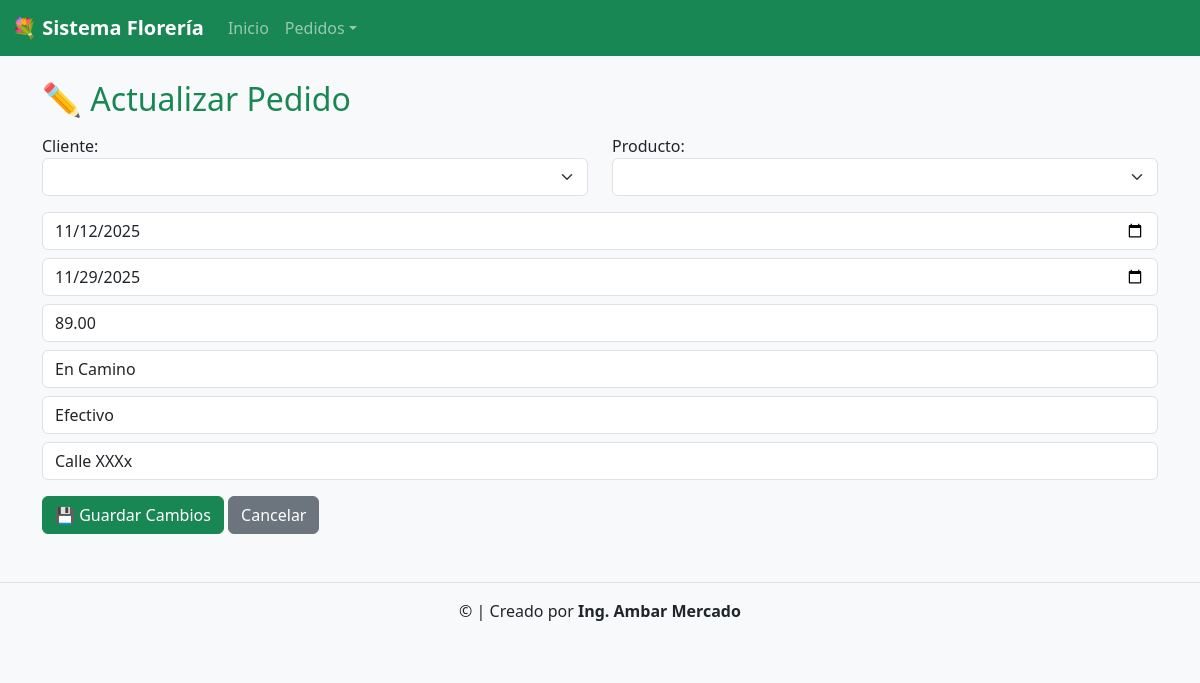
Screenshot of /pedido/actualizar/3/ with the database file from the repository.
### app_floreria/models.py (models this page shows, shortened)
class Pedido(models.Model):
    id_pedido = models.AutoField(primary_key=True)
    fecha_pedido = models.DateField()
    fecha_entrega = models.DateField()
    total = models.DecimalField(max_digits=10, decimal_places=2)
    estado = models.CharField(max_length=50)
    metodo_pago = models.CharField(max_length=50)
    direccion_envio = models.CharField(max_length=200)
    cliente = models.ForeignKey(Cliente, on_delete=models.CASCADE)
    producto = models.ForeignKey(Producto, on_delete=models.CASCADE)

### app_floreria/views.py (the view, shortened to what this page needs)
# urls.py: path('pedido/actualizar/<int:id_pedido>/', views.actualizar_pedido, name='actualizar_pedido'),
def actualizar_pedido(request, id_pedido):
    pedido = get_object_or_404(Pedido, id_pedido=id_pedido)
    return render(request, 'pedido/actualizar_pedido.html', {'pedido': pedido})

### app_floreria/templates/pedido/actualizar_pedido.html (shortened to what this page needs)
{% extends 'base.html' %}
{% block contenido %}
<h2 class="text-success">✏️ Actualizar Pedido</h2>
<form method="POST" class="mt-3">
    <div class="row mb-3">
        <div class="col">
            <label>Cliente:</label>
            <select name="cliente" class="form-select">
            </select>
        </div>
        <div class="col">
            <label>Producto:</label>
            <select name="producto" class="form-select">
            </select>
        </div>
    </div>
    <input type="date" name="fecha_pedido" value="{{ pedido.fecha_pedido|date:'Y-m-d' }}" class="form-control mb-2">
    <input type="date" name="fecha_entrega" value="{{ pedido.fecha_entrega|date:'Y-m-d' }}" class="form-control mb-2">
    <input type="text" name="total" value="{{ pedido.total }}" class="form-control mb-2" placeholder="Total">
    <input type="text" name="estado" value="{{ pedido.estado }}" class="form-control mb-2" placeholder="Estado">
    <input type="text" name="metodo_pago" value="{{ pedido.metodo_pago }}" class="form-control mb-2" placeholder="Método de pago">
    <input type="text" name="direccion_envio" value="{{ pedido.direccion_envio }}" class="form-control mb-3" placeholder="Dirección de envío">
    <button class="btn btn-success">💾 Guardar Cambios</button>
    <a href="{% url 'ver_pedido' %}" class="btn btn-secondary">Cancelar</a>
</form>
{% endblock %}

### rows the page displays
Pedido: fecha_pedido "11/12/2025", fecha_entrega "11/29/2025", total "89.00", estado "En Camino", metodo_pago "Efectivo", direccion_envio "Calle XXXx"
